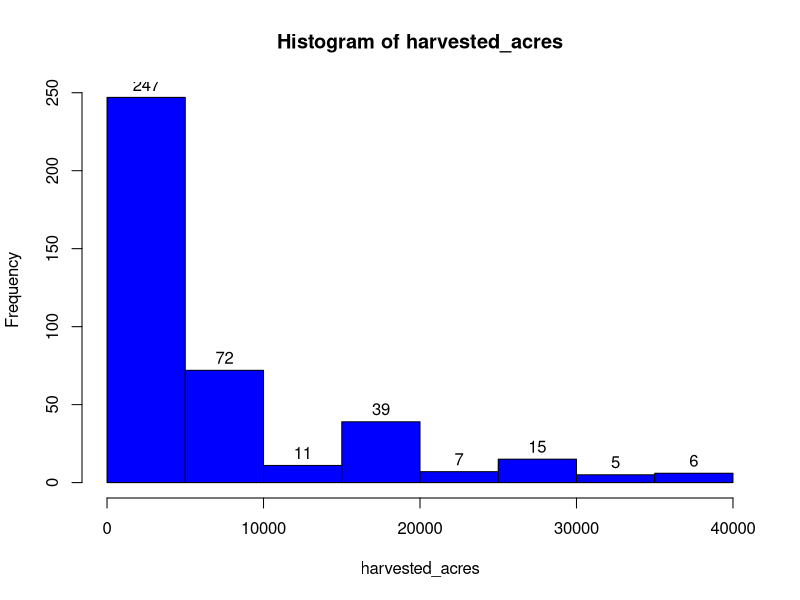
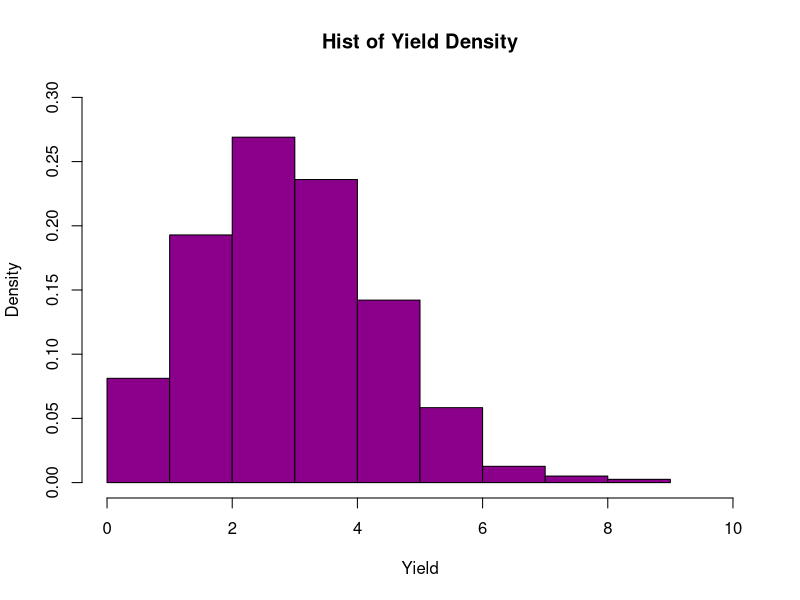
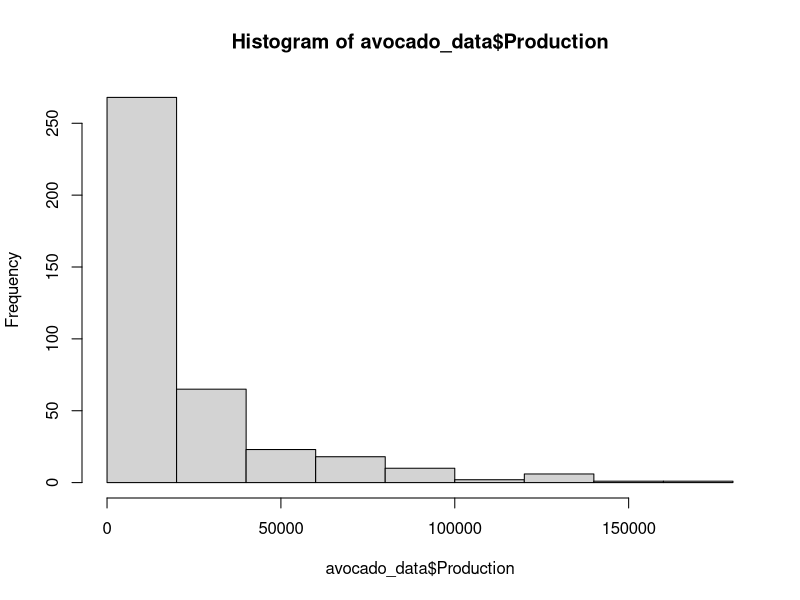
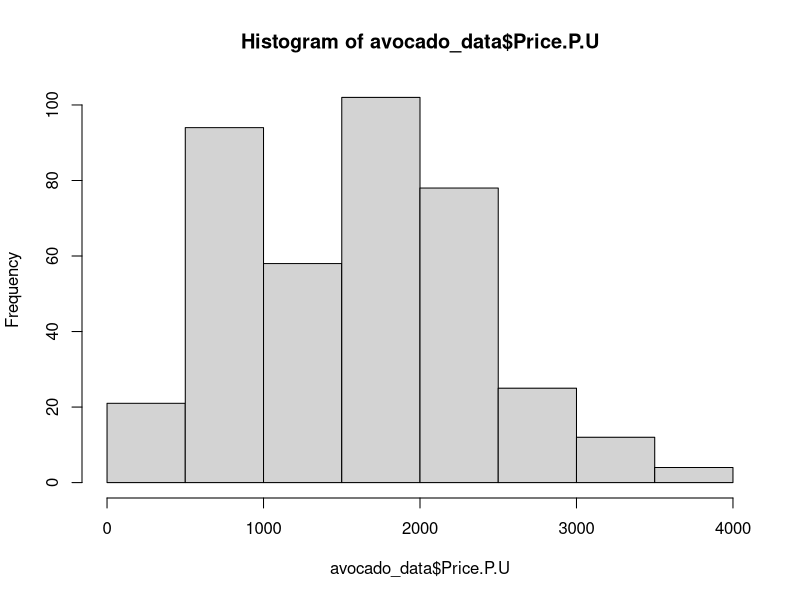
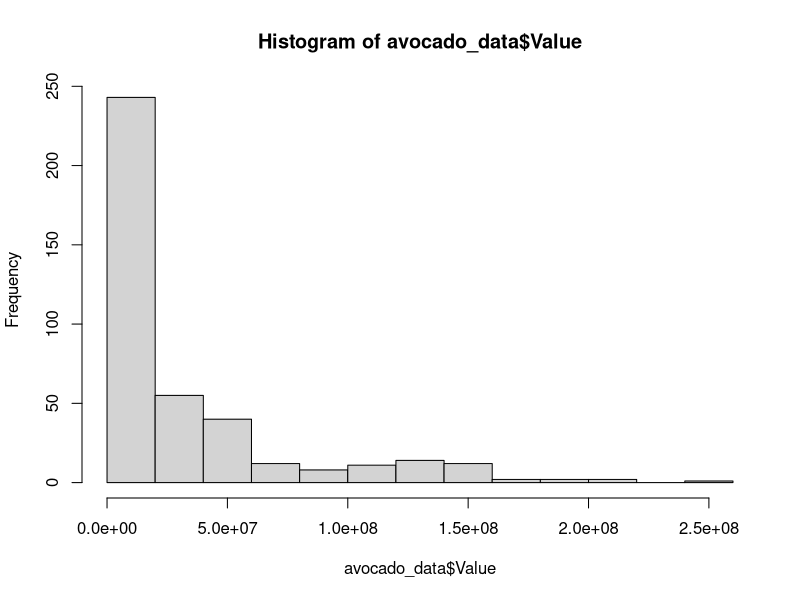
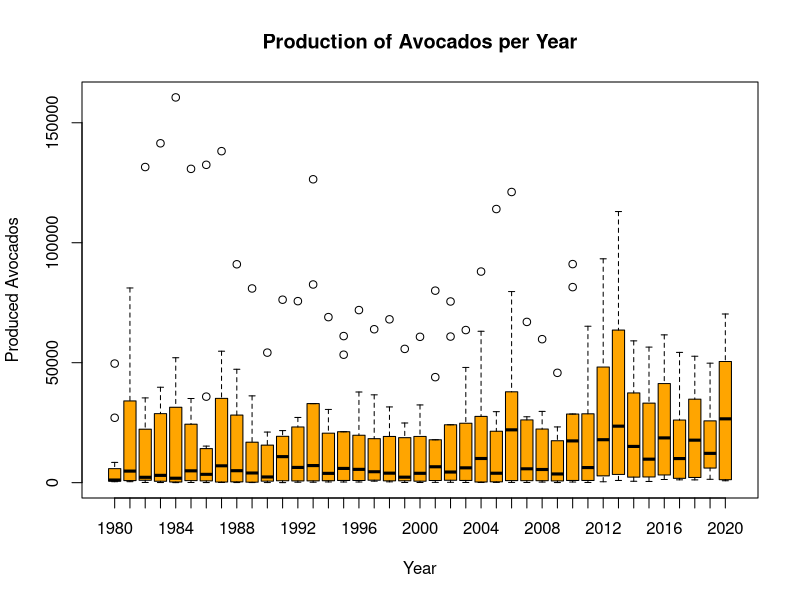

R code for these plots, in order:
## ---- chunk 1
# add packages you need for this assignment
## ---- chunk 2
knitr::opts_chunk$set(
  echo = TRUE,comment = '', fig.width = 3, fig.height = 3
  )
## ---- chunk 3
raw_data <- read.csv("cali_avocados.csv")
avocado_data <- data.frame(raw_data)
## ---- chunk 4
str(avocado_data)
summary(avocado_data)
## ---- chunk 5
which(is.na(avocado_data$Year))
sum(is.na(avocado_data$Year))
## ---- chunk 6
which(is.na(avocado_data$Commodity.Code))
sum(is.na(avocado_data$Commodity.Code))
## ---- chunk 7
which(is.na(avocado_data$Crop.Name))
sum(is.na(avocado_data$Crop.Name))
## ---- chunk 8
which(is.na(avocado_data$County.Code))
sum(is.na(avocado_data$County.Code))
## ---- chunk 9
which(is.na(avocado_data$County))
sum(is.na(avocado_data$County))
## ---- chunk 10
which(is.na(avocado_data$Harvested.Acres))
sum(is.na(avocado_data$Harvested.Acres))
## ---- chunk 11
which(is.na(avocado_data$Yield))
sum(is.na(avocado_data$Yield))
## ---- chunk 12
which(is.na(avocado_data$Production))
sum(is.na(avocado_data$Production))
## ---- chunk 13
which(is.na(avocado_data$Price.P.U))
sum(is.na(avocado_data$Price.P.U))
## ---- chunk 14
which(is.na(avocado_data$Value))
sum(is.na(avocado_data$Value))
## ---- chunk 15
which(is.na(avocado_data))
sum(is.na(avocado_data))
## ---- chunk 16
harvested_acres <- avocado_data$Harvested.Acres
h1 <- hist(harvested_acres, col = "blue")
text(h1$mids, h1$counts, labels = h1$counts, adj = c(0.5, -0.5))
## ---- chunk 17
hist(avocado_data$Yield, ylim = c(0, .3), main = "Hist of Yield Density",
xlab = "Yield", xlim = c(0, 10), 
col = "darkmagenta", freq = FALSE)

## ---- chunk 18
hist(avocado_data$Production)
## ---- chunk 19
hist(avocado_data$Price.P.U)
## ---- chunk 20
hist(avocado_data$Value)
## ---- chunk 21
boxplot(Production ~ Year, data = avocado_data, col = "orange", main =
"Production of Avocados per Year", xlab = "Year", ylab =
"Produced Avocados")

## ---- chunk 22
price_mean <- mean(avocado_data$Price.P.U, na.rm = TRUE)
print(price_mean)
## ---- chunk 23
harvest_mean <- mean(avocado_data$Harvested.Acres, na.rm = TRUE)
small_harvest <- subset.data.frame(avocado_data, avocado_data$Harvested.Acres < harvest_mean)
small_harvest_price_mean <- mean(small_harvest$Price.P.U, na.rm = TRUE)
print(small_harvest_price_mean)
## ---- chunk 24
large_harvest <- subset.data.frame(avocado_data, avocado_data$Harvested.Acres > harvest_mean)
large_harvest_price_mean <- mean(large_harvest$Price.P.U, na.rm = TRUE)
print(large_harvest_price_mean)
## ---- chunk 25
t.test(x = avocado_data$Price.P.U, mu = small_harvest_price_mean)

t.test(x = avocado_data$Price.P.U, mu = large_harvest_price_mean)
## ---- chunk 26
acres_production_lm <- lm(Harvested.Acres ~ Production, data = avocado_data)
summary(acres_production_lm)
